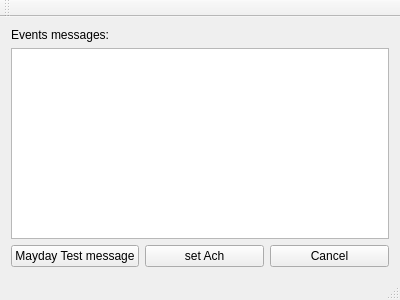
<?xml version="1.0" encoding="UTF-8"?>
<ui version="4.0">
 <class>Test1_Server</class>
 <widget class="QMainWindow" name="Test1_Server">
  <property name="geometry">
   <rect>
    <x>0</x>
    <y>0</y>
    <width>400</width>
    <height>300</height>
   </rect>
  </property>
  <property name="windowTitle">
   <string>Test1_Server</string>
  </property>
  <widget class="QWidget" name="centralWidget">
   <layout class="QGridLayout" name="gridLayout">
    <item row="0" column="0" colspan="3">
     <widget class="QLabel" name="msgs_label">
      <property name="text">
       <string>Events messages:</string>
      </property>
     </widget>
    </item>
    <item row="1" column="0" colspan="3">
     <widget class="QListWidget" name="msgs_listWidget"/>
    </item>
    <item row="2" column="0">
     <widget class="QPushButton" name="maydayTest_pushButton">
      <property name="text">
       <string>Mayday Test message</string>
      </property>
     </widget>
    </item>
    <item row="2" column="2">
     <widget class="QPushButton" name="stopComm_pushButton">
      <property name="text">
       <string>Cancel</string>
      </property>
     </widget>
    </item>
    <item row="2" column="1">
     <widget class="QPushButton" name="setAch_pushButton">
      <property name="text">
       <string>set Ach</string>
      </property>
     </widget>
    </item>
   </layout>
  </widget>
  <widget class="QToolBar" name="mainToolBar">
   <attribute name="toolBarArea">
    <enum>TopToolBarArea</enum>
   </attribute>
   <attribute name="toolBarBreak">
    <bool>false</bool>
   </attribute>
  </widget>
  <widget class="QStatusBar" name="statusBar"/>
 </widget>
 <layoutdefault spacing="6" margin="11"/>
 <resources/>
 <connections/>
</ui>
